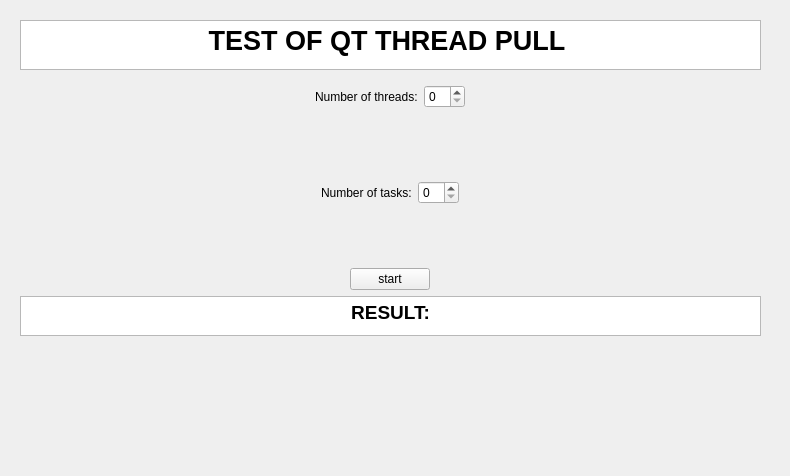
<?xml version="1.0" encoding="UTF-8"?>
<ui version="4.0">
 <class>vis</class>
 <widget class="QWidget" name="vis">
  <property name="geometry">
   <rect>
    <x>0</x>
    <y>0</y>
    <width>790</width>
    <height>476</height>
   </rect>
  </property>
  <property name="minimumSize">
   <size>
    <width>790</width>
    <height>476</height>
   </size>
  </property>
  <property name="maximumSize">
   <size>
    <width>790</width>
    <height>476</height>
   </size>
  </property>
  <property name="windowTitle">
   <string>Form</string>
  </property>
  <widget class="QWidget" name="verticalWidget" native="true">
   <property name="geometry">
    <rect>
     <x>20</x>
     <y>20</y>
     <width>741</width>
     <height>461</height>
    </rect>
   </property>
   <layout class="QVBoxLayout" name="verticalLayout">
    <item>
     <widget class="QTextEdit" name="textEdit">
      <property name="maximumSize">
       <size>
        <width>16777215</width>
        <height>50</height>
       </size>
      </property>
      <property name="readOnly">
       <bool>true</bool>
      </property>
      <property name="html">
       <string>&lt;!DOCTYPE HTML PUBLIC &quot;-//W3C//DTD HTML 4.0//EN&quot; &quot;http://www.w3.org/TR/REC-html40/strict.dtd&quot;&gt;
&lt;html&gt;&lt;head&gt;&lt;meta name=&quot;qrichtext&quot; content=&quot;1&quot; /&gt;&lt;style type=&quot;text/css&quot;&gt;
p, li { white-space: pre-wrap; }
&lt;/style&gt;&lt;/head&gt;&lt;body style=&quot; font-family:'Ubuntu'; font-size:11pt; font-weight:400; font-style:normal;&quot;&gt;
&lt;p align=&quot;center&quot; style=&quot; margin-top:0px; margin-bottom:0px; margin-left:0px; margin-right:0px; -qt-block-indent:0; text-indent:0px;&quot;&gt;&lt;span style=&quot; font-size:20pt; font-weight:600;&quot;&gt;TEST OF QT THREAD PULL &lt;/span&gt;&lt;/p&gt;&lt;/body&gt;&lt;/html&gt;</string>
      </property>
     </widget>
    </item>
    <item alignment="Qt::AlignHCenter">
     <widget class="QWidget" name="horizontalWidget" native="true">
      <layout class="QHBoxLayout" name="horizontalLayout">
       <property name="sizeConstraint">
        <enum>QLayout::SetFixedSize</enum>
       </property>
       <item>
        <widget class="QLabel" name="label">
         <property name="maximumSize">
          <size>
           <width>200</width>
           <height>16777215</height>
          </size>
         </property>
         <property name="text">
          <string>Number of threads:</string>
         </property>
         <property name="textInteractionFlags">
          <set>Qt::LinksAccessibleByMouse</set>
         </property>
        </widget>
       </item>
       <item>
        <widget class="QSpinBox" name="numThreads">
         <property name="maximumSize">
          <size>
           <width>100</width>
           <height>16777215</height>
          </size>
         </property>
        </widget>
       </item>
      </layout>
     </widget>
    </item>
    <item alignment="Qt::AlignHCenter">
     <widget class="QWidget" name="horizontalWidget" native="true">
      <layout class="QHBoxLayout" name="horizontalLayout_2">
       <item>
        <widget class="QLabel" name="label_2">
         <property name="maximumSize">
          <size>
           <width>150</width>
           <height>16777215</height>
          </size>
         </property>
         <property name="text">
          <string>Number of tasks:</string>
         </property>
        </widget>
       </item>
       <item>
        <widget class="QSpinBox" name="numTasks">
         <property name="maximumSize">
          <size>
           <width>100</width>
           <height>16777215</height>
          </size>
         </property>
        </widget>
       </item>
      </layout>
     </widget>
    </item>
    <item alignment="Qt::AlignHCenter">
     <widget class="QPushButton" name="startBtn">
      <property name="maximumSize">
       <size>
        <width>400</width>
        <height>16777215</height>
       </size>
      </property>
      <property name="text">
       <string>start</string>
      </property>
     </widget>
    </item>
    <item>
     <widget class="QTextEdit" name="textEdit_2">
      <property name="maximumSize">
       <size>
        <width>16777215</width>
        <height>40</height>
       </size>
      </property>
      <property name="readOnly">
       <bool>true</bool>
      </property>
      <property name="html">
       <string>&lt;!DOCTYPE HTML PUBLIC &quot;-//W3C//DTD HTML 4.0//EN&quot; &quot;http://www.w3.org/TR/REC-html40/strict.dtd&quot;&gt;
&lt;html&gt;&lt;head&gt;&lt;meta name=&quot;qrichtext&quot; content=&quot;1&quot; /&gt;&lt;style type=&quot;text/css&quot;&gt;
p, li { white-space: pre-wrap; }
&lt;/style&gt;&lt;/head&gt;&lt;body style=&quot; font-family:'Ubuntu'; font-size:11pt; font-weight:400; font-style:normal;&quot;&gt;
&lt;p align=&quot;center&quot; style=&quot; margin-top:0px; margin-bottom:0px; margin-left:0px; margin-right:0px; -qt-block-indent:0; text-indent:0px;&quot;&gt;&lt;span style=&quot; font-size:14pt; font-weight:600;&quot;&gt;RESULT:&lt;/span&gt;&lt;/p&gt;&lt;/body&gt;&lt;/html&gt;</string>
      </property>
     </widget>
    </item>
    <item>
     <widget class="QLabel" name="result">
      <property name="text">
       <string/>
      </property>
     </widget>
    </item>
   </layout>
  </widget>
 </widget>
 <resources/>
 <connections/>
</ui>
